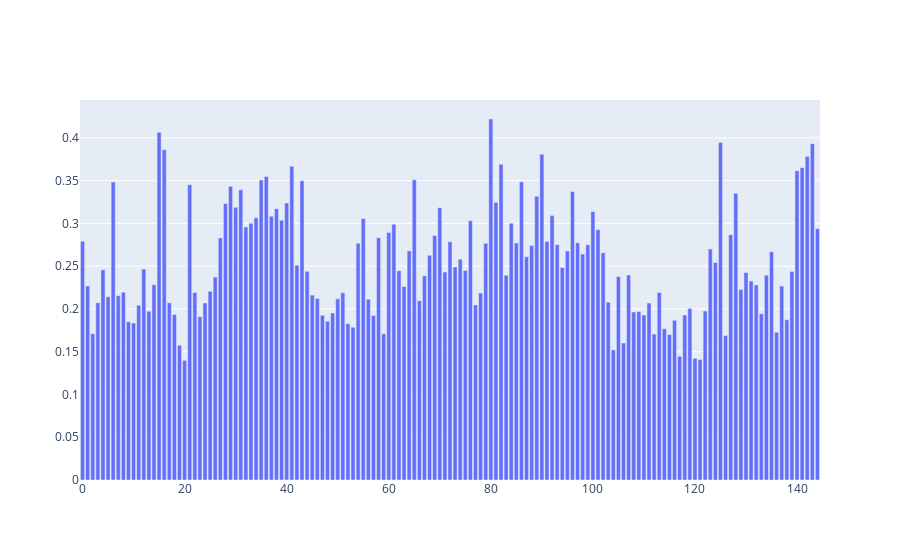

Source (notebook cell):
### Markdown cell above
#### Original: citing context linked to the cited paper

### Code cell
from plot_text_sim import *
results[0]["original"]['text_beginning'] = results[0]["original"].index.str[:10]
_ = plot_text_sim(results[0]["original"]['bert_original_cos'], results[0]["original"].index)

### Figure 1 — Plotly figure (JSON) as saved in the notebook; plotly's stock layout.template omitted (floating-point values rounded to 4 significant figures; data arrays with more than 128 entries replaced by an {"elided": "..."} marker saying what was removed)
{"data": [{"hovertext": {"elided": "145 str values"}, "type": "bar", "x": {"elided": "145 int values"}, "y": {"elided": "145 float values"}}], "layout": {"hoverlabel": {"bgcolor": "white", "font": {"family": "Rockwell", "size": 13}}}}
